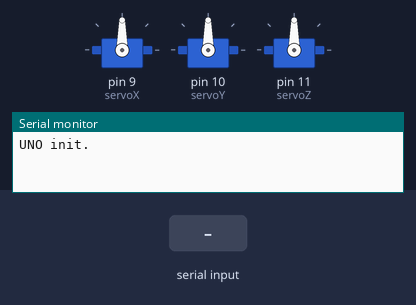
The sketch below on a simulated Arduino Uno, built with avr-gcc and run on an emulated ATmega328P. Parts: 3 × servo, the last lines printed to the serial monitor. The inputs (shaded band) are chosen by the test bench.

Above: at 1.2 s.
1.3 s: "90,45\n" received over Serial
At 1.8 s:
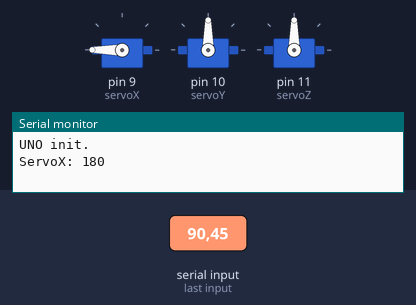
Timing chart, 0 to 4.3 s (numbered marks = the images above; inputs shaded):
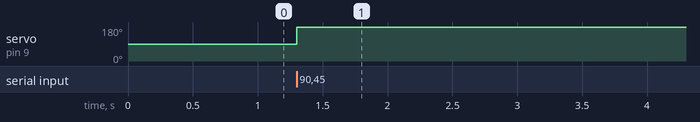

Measured:
- after the input at 1.3 s, servo on pin 9 (servoX): 90° → 180° at once

The sketch:

robot_arm_uno.ino
```cpp
#include <Servo.h>

Servo servoX;
Servo servoY;
Servo servoZ;

int posX = 90;
int posY = 90;
int posZ = 90;

const int gain = 1; // controls speed and reactiveness of arm

void setup() {
  Serial.begin(115200);
  servoX.attach(9);
  servoY.attach(10);
  servoZ.attach(11);
  servoX.write(posX);
  servoY.write(posY);
  servoZ.write(posZ);
  Serial.println("UNO init.");
}

void loop() {
  static char buffer[32];
  static byte index = 0;

  while (Serial.available()) {
    char c = Serial.read();

    if (c == '\n') {
      buffer[index] = '\0';
      index = 0;

      // Format: dx,dy,lmb,rmb
      char *token = strtok(buffer, ",");
      int dx = atoi(token);
      token = strtok(NULL, ",");
      int dy = atoi(token);
      token = strtok(NULL, ",");
      int lmb = atoi(token);
      token = strtok(NULL, ",");
      int rmb = atoi(token);

      if (lmb == 0 && rmb == 0) {
        // no buttons: control servo x
        posX = constrain(posX + dx * gain, 0, 180);
        servoX.write(posX);
        Serial.print("ServoX: ");
        Serial.println(posX);
      }
      else if (lmb == 1) {
        // left button: control servo y
        posY = constrain(posY + dy * gain, 0, 180);
        servoY.write(posY);
        Serial.print("ServoY: ");
        Serial.println(posY);
      }
      else if (rmb == 1) {
        // right button: control servo z
        posZ = constrain(posZ + dy * gain, 0, 180);
        servoZ.write(posZ);
        Serial.print("ServoZ: ");
        Serial.println(posZ);
      }

    } else if (index < sizeof(buffer) - 1) {
      buffer[index++] = c;
    }
  }
}
```
